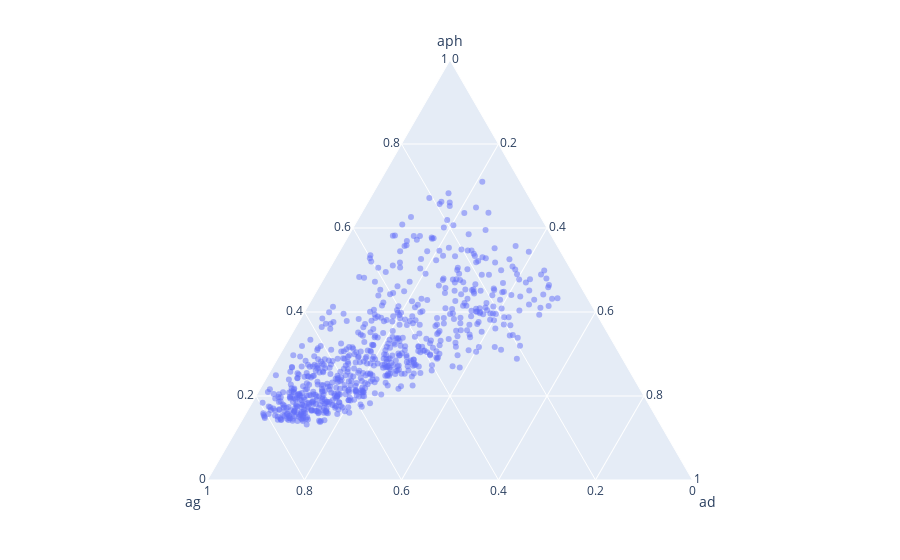

Notebook cell for this chart:
### Code cell
p_ternary.show()

### Figure 1 — Plotly figure (JSON) as saved in the notebook; plotly's stock layout.template omitted (floating-point values rounded to 4 significant figures; data arrays with more than 128 entries replaced by an {"elided": "..."} marker saying what was removed)
{"data": [{"a": {"elided": "715 float values"}, "b": {"elided": "715 float values"}, "c": {"elided": "715 float values"}, "hoverlabel": {"namelength": 0}, "hovertemplate": "aph=%{a}<br>ag=%{b}<br>ad=%{c}", "legendgroup": "", "marker": {"color": "#636efa", "opacity": 0.5, "symbol": "circle"}, "mode": "markers", "name": "", "showlegend": false, "subplot": "ternary", "type": "scatterternary"}], "layout": {"autosize": true, "legend": {"tracegroupgap": 0}, "margin": {"t": 60}, "ternary": {"aaxis": {"title": {"text": "aph"}}, "baxis": {"title": {"text": "ag"}}, "caxis": {"title": {"text": "ad"}}, "domain": {"x": [0, 1], "y": [0, 1]}}}}
